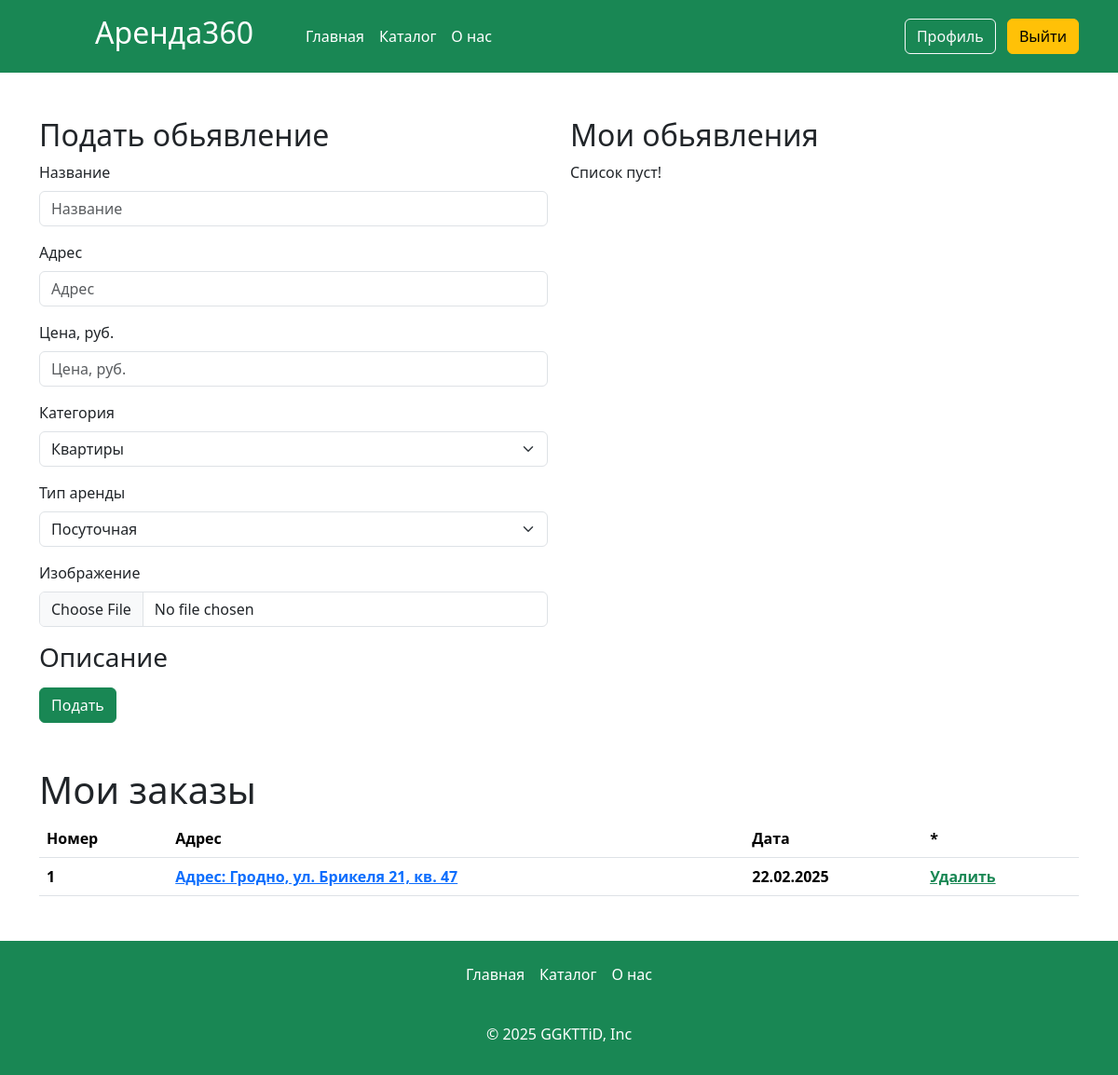
The app's page /profile (signed in), older data.
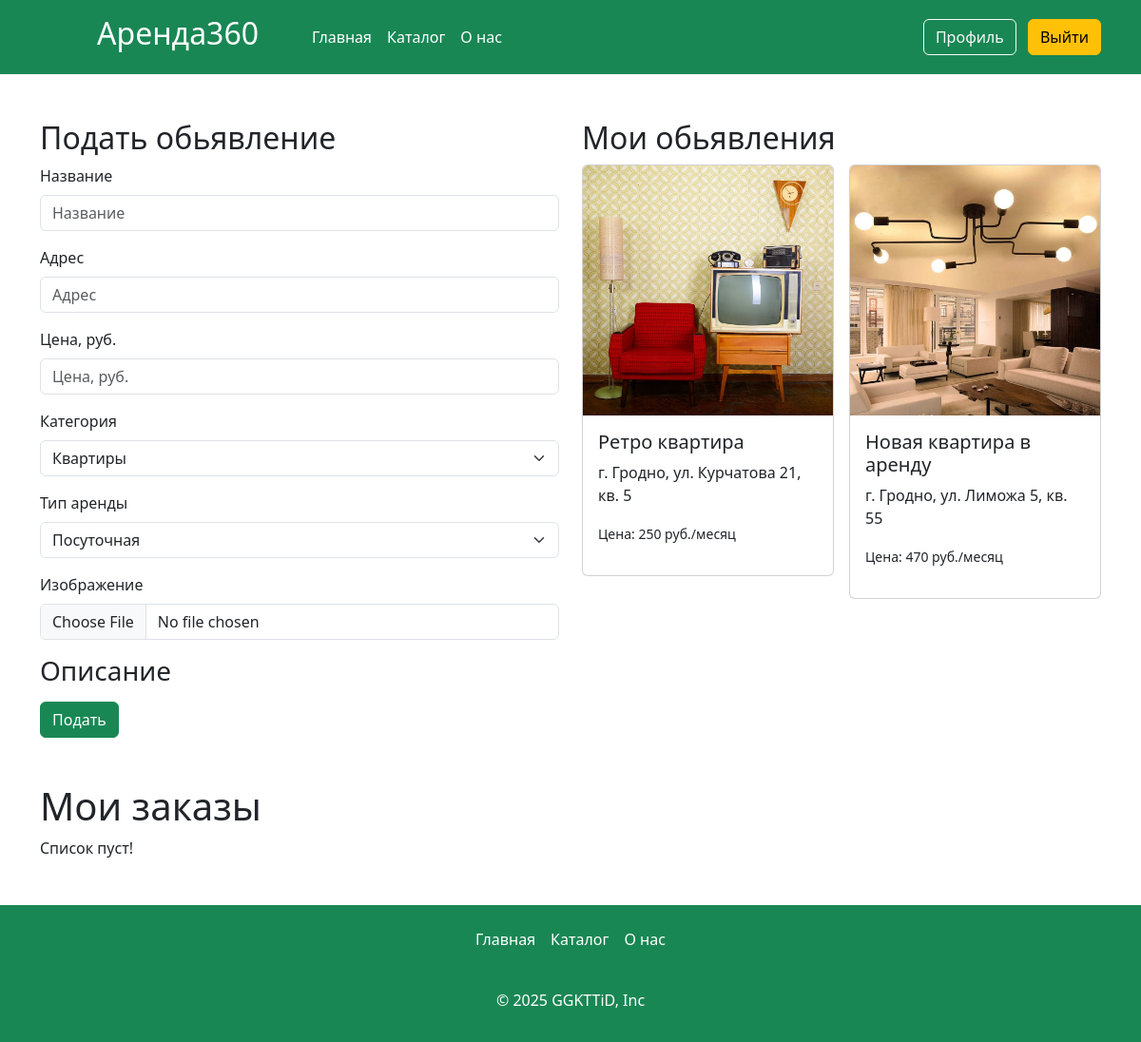
The same page, newer data.
### app.py (models this page shows, shortened)
class Orders(db.Model):
    id = db.Column(db.Integer,primary_key=True)
    id_user = db.Column(db.Integer, db.ForeignKey('users.id'))
    id_article = db.Column(db.Integer, db.ForeignKey('articles.id'))
    date = db.Column(db.DateTime)

class Articles(db.Model):
    id = db.Column(db.Integer,primary_key=True)
    title = db.Column(db.String(100))
    text = db.Column(db.Text)
    image_name = db.Column(db.String(100))
    category = db.Column(db.String(100))
    price = db.Column(db.Integer)
    type_app = db.Column(db.String(100))
    address= db.Column(db.String(100))
    id_user = db.Column(db.Integer, db.ForeignKey('users.id'))
    orders = db.relationship('Orders', backref='article', lazy=True)

### app.py (the view, shortened to what this page needs)
@app.route('/profile', methods=['GET', 'POST'])
def profile():
    if not 'name' in session:
        abort(401)
    total_user = Users.query.filter_by(email=session['name']).first()
    articles = Articles.query.filter_by(id_user=total_user.id).all()
    orders = Orders.query.filter_by(id_user=total_user.id).join(Articles).all()
    return render_template("profile.html",articles=articles,orders=orders)

### app.py (called while the page is built)
@app.context_processor
def inject_user():
    def get_user_name():
        if 'name' in session:
            return Users.query.filter_by(email=session['name']).first()
    return dict(active_user=get_user_name())

### templates/profile.html (shortened to what the changed rows need)
{% extends 'base.html' %}
{% block main %}
<main>
    <div class="container my-5">
        <div class="row">
            <div class="col-md-6">
                <h2>Подать обьявление</h2>
            </div>
            <div class="col-md-6">
                <h2>Мои обьявления</h2>
                <div class="row g-3">
                  {%if articles%}
                  {%for article in articles%}
                  <div class="col-md-6">
                    <a href="/card/{{article.id}}" class="card-link">
                      <div class="card">
                        <img
                          src="../static/img/upload/{{article.image_name}}"
                          class="card-img-top"
                          alt="{{article.title}}"
                        />
                        <div class="card-body">
                          <h5 class="card-title">{{article.title}}</h5>
                          <p class="font-weight-bold">{{article.address}}</p>
                          <p><small>Цена: {{article.price}} руб./{%if article.type_app=="Посуточная"%}сутки{%else%}месяц{%endif%}</small></p>
                        </div>
                      </div>
                    </a>
                  </div>
                  {%endfor%}
                  {%else%}
                  <p>Список пуст!</p>
                  {%endif%}
                </div>
            </div>
        </div>
    <div class="my-5">
        <h1>Мои заказы</h1>
        {%if not orders%}
        <p>Список пуст!</p>
        {%else%}
        <table class="table">
          <thead>
            <tr>
              <th scope="col">Номер</th>
              <th scope="col">Адрес</th>
              <th scope="col">Дата </th>
              <th scope="col">*</th>
            </tr>
          </thead>
          <tbody>
            {%for order in orders%}
           <tr>
            <th>{{order.id}}</th>
            <th><a href="/card/{{order.article.id}}">{{order.article.address}}</th>
            <th>{{order.date.strftime('%d.%m.%Y')}}</th>
            <th><a href="/delete-order/{{order.id}}" class="text-success">Удалить</a></th>
           </tr>
           {%endfor%}
          </tbody>
        </table>
        {%endif%}
    </div>
    </div>
  </main>
    {% endblock %}

Row changes from the older to the newer data that the page shows:
removed Orders: id "1", article.address "Адрес: Гродно, ул. Брикеля 21, кв. 47", date "22.02.2025"
added Articles: image_name (picture), title "Ретро квартира", address "г. Гродно, ул. Курчатова 21, кв. 5", price "250", type_app "месяц"
added Articles: image_name (picture), title "Новая квартира в аренду", address "г. Гродно, ул. Лиможа 5, кв. 55", price "470", type_app "месяц"
Text that changed along with them:
text no longer shown: "Номер Адрес Дата *"
